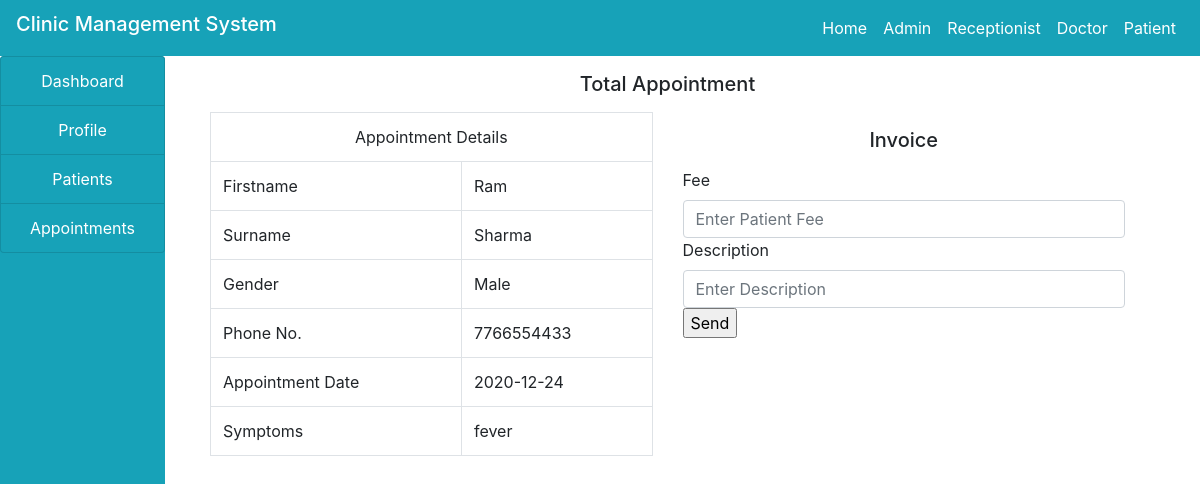
The page /doctor/discharge.php?id=15 on the database its author committed.
### tables this page shows
CREATE TABLE `appointment` (
  `id` int(100) NOT NULL,
  `firstname` varchar(100) NOT NULL,
  `surname` varchar(100) NOT NULL,
  `gender` varchar(100) NOT NULL,
  `phone` varchar(100) NOT NULL,
  `doc_id` int(100) NOT NULL,
  `appointment_date` date NOT NULL,
  `atime` varchar(100) NOT NULL,
  `symptoms` varchar(100) NOT NULL,
  `status` varchar(100) NOT NULL,
  `date_booked` varchar(100) NOT NULL
);

### doctor/discharge.php (the view, shortened to what this page needs)
<!DOCTYPE html>
<html>
<head>
</head>
<body>
	<?php
 	include("../include/header.php");
 	include("../include/connection.php");
 	?>
 	<div class="container-fluid">
		<div class="col-md-12">
			<div class="row">
				<div class="col-md-2" style="margin-left: -30px;">
					<?php
					include("sidenav.php");
					?>
				</div>
				<div class="col-md-10">
					<h5 class="text-center my-3">Total Appointment</h5>
					<?php
						if(isset($_GET['id']))
					{
					$id=$_GET['id'];
					$query="SELECT * FROM appointment WHERE id='$id'";
					$res=mysqli_query($connect,$query);
					$row=mysqli_fetch_array($res);
					}
					?>
					<div class="col-md-12">
						<div class="row">
							<div class="col-md-6">
								<table class="table table-bordered">
									<tr>
										<td colspan="2" class="text-center">Appointment Details</td>
									</tr>
									<tr>
										<td>Firstname</td>
										<td><?php echo $row['firstname'] ?></td>
									</tr>
									<tr>
										<td>Surname</td>
										<td><?php echo $row['surname'] ?></td>
									</tr>
									<tr>
										<td>Gender</td>
										<td><?php echo $row['gender'] ?></td>
									</tr>
									<tr>
										<td>Phone No.</td>
										<td><?php echo $row['phone'] ?></td>
									</tr>
									<tr>
										<td>Appointment Date</td>
										<td><?php echo $row['appointment_date'] ?></td>
									</tr>
									<tr>
										<td>Symptoms</td>
										<td><?php echo $row['symptoms'] ?></td>
									</tr>
								</table>
							</div>
							<div class="col-md-6">
								<h5 class="text-center my-3">Invoice</h5>
								<form method="post">
									<label>Fee</label>
									<input type="number" name="fee" class="form-control" autocomplete="off" placeholder="Enter Patient Fee">
									<label>Description</label>
									<input type="text" name="des" class="form-control" autocomplete="off" placeholder="Enter Description">
									<input type="submit" name="send" value="Send">
								</form>
							</div>
						</div>
					</div>
				</div>
			</div>
		</div>
	</div>
</body>
</html>

### rows shown on the page
appointment: firstname "Ram", surname "Sharma", gender "Male", phone "7766554433", appointment_date "2020-12-24", symptoms "fever"
